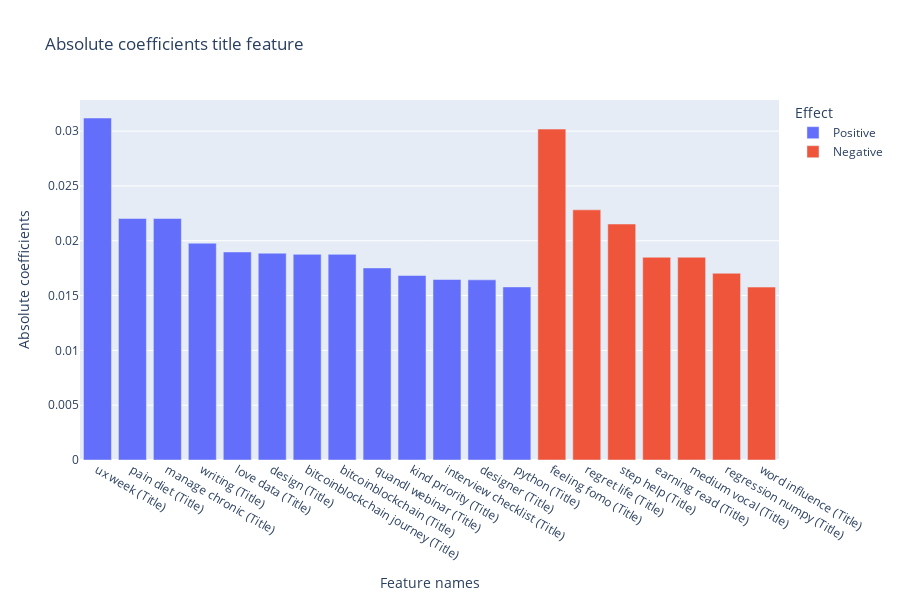

The code cell stored with this chart in its notebook:
### Code cell
fig = px.bar(feautres_coef_df, y='Absolute coefficients',
             x='Feature names', color='Effect', title='Absolute coefficients title feature', width=900, height=600)

fig.show()

### Figure 1 — Plotly figure (JSON) as saved in the notebook; plotly's stock layout.template omitted (floating-point values rounded to 4 significant figures)
{"data": [{"alignmentgroup": "True", "hovertemplate": "Effect=Positive<br>Feature names=%{x}<br>Absolute coefficients=%{y}<extra></extra>", "legendgroup": "Positive", "marker": {"color": "#636efa", "pattern": {"shape": ""}}, "name": "Positive", "offsetgroup": "Positive", "orientation": "v", "showlegend": true, "textposition": "auto", "type": "bar", "x": ["ux week (Title)", "pain diet (Title)", "manage chronic (Title)", "writing (Title)", "love data (Title)", "design (Title)", "bitcoinblockchain journey (Title)", "bitcoinblockchain (Title)", "quandl webinar (Title)", "kind priority (Title)", "interview checklist (Title)", "designer (Title)", "python (Title)"], "xaxis": "x", "y": [0.0312, 0.02203, 0.02203, 0.01978, 0.01898, 0.01886, 0.01876, 0.01876, 0.01752, 0.01683, 0.01647, 0.01644, 0.01579], "yaxis": "y"}, {"alignmentgroup": "True", "hovertemplate": "Effect=Negative<br>Feature names=%{x}<br>Absolute coefficients=%{y}<extra></extra>", "legendgroup": "Negative", "marker": {"color": "#EF553B", "pattern": {"shape": ""}}, "name": "Negative", "offsetgroup": "Negative", "orientation": "v", "showlegend": true, "textposition": "auto", "type": "bar", "x": ["feeling fomo (Title)", "regret life (Title)", "step help (Title)", "earning read (Title)", "medium vocal (Title)", "regression numpy (Title)", "word influence (Title)"], "xaxis": "x", "y": [0.03019, 0.02282, 0.02153, 0.0185, 0.0185, 0.01703, 0.01577], "yaxis": "y"}], "layout": {"barmode": "relative", "height": 600, "legend": {"title": {"text": "Effect"}, "tracegroupgap": 0}, "title": {"text": "Absolute coefficients title feature"}, "width": 900, "xaxis": {"anchor": "y", "domain": [0, 1], "title": {"text": "Feature names"}}, "yaxis": {"anchor": "x", "domain": [0, 1], "title": {"text": "Absolute coefficients"}}}}
